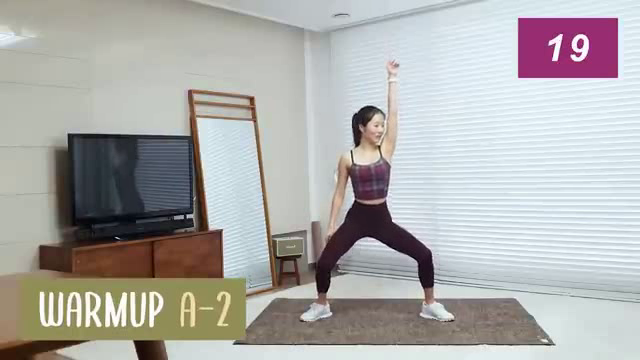
#> input picture frame 63 of youtube_extract/download/sub_sample/41~62_A-2.mp4, 640 x 360 px
$ jupyter execute 2.video_recording.ipynb
#> lines starting #> are read from the running program, lines starting #| are printed output that depends on the picture
[cell 1]
import cv2

# 저장된 비디오 파일 경로
video_path = 'C:/Users/user/bagel_seoul/youtube_extract/download/sub_sample/41~62_A-2.mp4'

# 비디오 파일 불러오기
video_capture = cv2.VideoCapture(video_path)

# 웹캠 설정
webcam_capture = cv2.VideoCapture(0)

# 비디오 저장 설정
fourcc = cv2.VideoWriter_fourcc(*'XVID')
out = cv2.VideoWriter('output.avi', fourcc, 20.0, (640, 480))

while True:
    # 저장된 비디오 읽기
    ret1, frame1 = video_capture.read()
#> frame1 is the input picture: shape (360, 640, 3); mean B, G, R 171.2, 173.1, 174
    # 웹캠에서 프레임 읽기
    ret2, frame2 = webcam_capture.read()

    if ret1:
        cv2.imshow('Stored Video', frame1)
    if ret2:
        cv2.imshow('Webcam', frame2)
        out.write(frame2)  # 웹캠 프레임 저장

    # 'q' 키를 누르면 종료
    if cv2.waitKey(1) & 0xFF == ord('q'):
#> (key q is pressed here)
        break

# 모든 창 닫기
video_capture.release()
webcam_capture.release()
out.release()
cv2.destroyAllWindows()

[cell 2]
import cv2

# 저장된 비디오 파일 경로
video_path = 'C:/Users/user/bagel_seoul/youtube_extract/download/sub_sample/41~62_A-2.mp4'

# 비디오 파일 불러오기
video_capture = cv2.VideoCapture(video_path)

# 웹캠 설정
webcam_capture = cv2.VideoCapture(0)

# 비디오 파일의 너비와 높이 가져오기
frame_width = int(video_capture.get(cv2.CAP_PROP_FRAME_WIDTH))
frame_height = int(video_capture.get(cv2.CAP_PROP_FRAME_HEIGHT))

# 웹캠 프레임 크기 설정
webcam_capture.set(cv2.CAP_PROP_FRAME_WIDTH, frame_width)
webcam_capture.set(cv2.CAP_PROP_FRAME_HEIGHT, frame_height)

fps = video_capture.get(cv2.CAP_PROP_FPS)

# 비디오 저장 설정
fourcc = cv2.VideoWriter_fourcc(*'XVID')
out_combined = cv2.VideoWriter('output_combined.avi', fourcc, fps, (frame_width * 2, frame_height))
out_webcam = cv2.VideoWriter('output_webcam.avi', fourcc, fps, (frame_width, frame_height))

while True:
    # 저장된 비디오 읽기
    ret1, frame1 = video_capture.read()
    # 웹캠에서 프레임 읽기
    ret2, frame2 = webcam_capture.read()
    # 좌우 반전
    if ret2:
        frame2 = cv2.flip(frame2, 1)
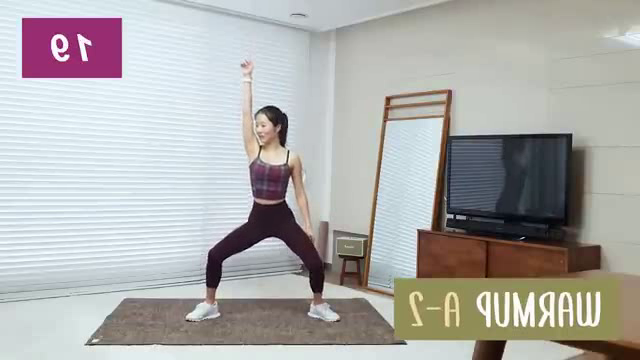
#> frame2: shape (360, 640, 3); mean B, G, R 171.2, 173.1, 174
    if ret1 and ret2:
        # 좌우로 프레임 합치기
        combined_frame = cv2.hconcat([frame2, frame1])
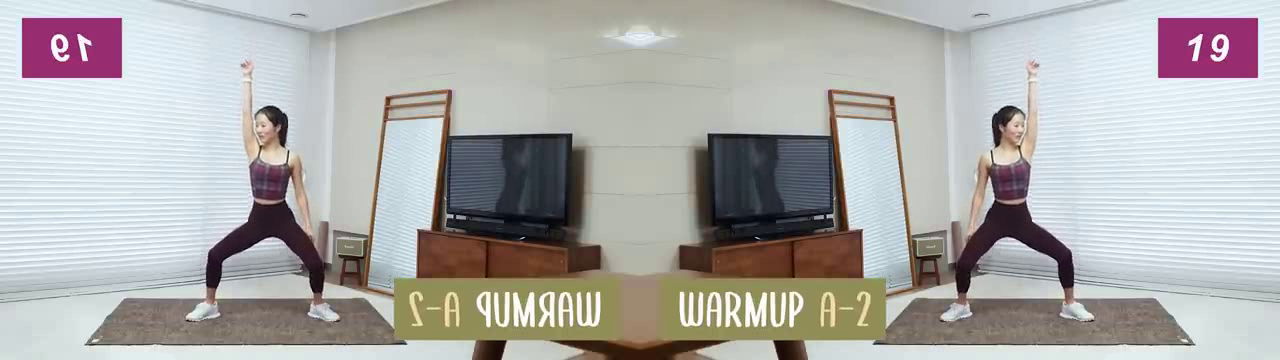
#> combined_frame: shape (360, 1280, 3); mean B, G, R 171.2, 173.1, 174

        # 합쳐진 프레임과 웹캠 프레임 보여주기
        cv2.imshow('Combined Video', combined_frame)
        cv2.imshow('Webcam', frame2)

        # 비디오 저장
        out_combined.write(combined_frame)
        out_webcam.write(frame2)

    # 'q' 키를 누르면 종료
    if cv2.waitKey(1) & 0xFF == ord('q'):
#> (key q is pressed here)
        break

# 모든 창 닫기
video_capture.release()
webcam_capture.release()
out_combined.release()
out_webcam.release()
cv2.destroyAllWindows()

$ run again, starting later in the video
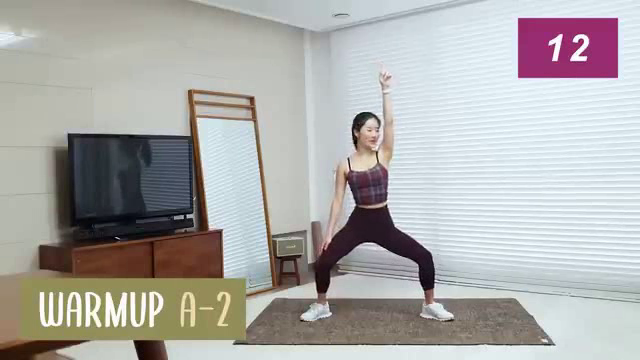
#> input picture frame 283 of youtube_extract/download/sub_sample/41~62_A-2.mp4, 640 x 360 px
#> frame1 is the input picture: shape (360, 640, 3); mean B, G, R 170.1, 172.1, 173.2
#> `frame2 = cv2.flip(frame2, 1)`:
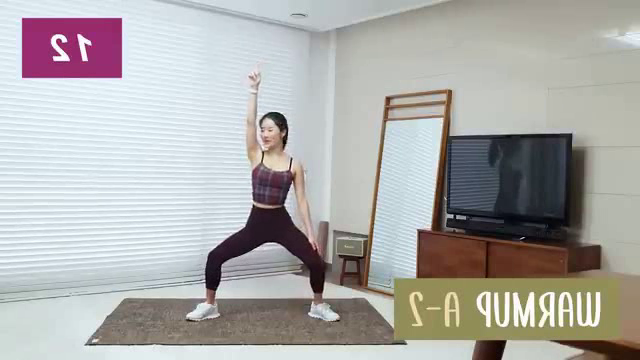
#> frame2: shape (360, 640, 3); mean B, G, R 170.1, 172.1, 173.2
#> `combined_frame = cv2.hconcat([frame2, frame1])`:
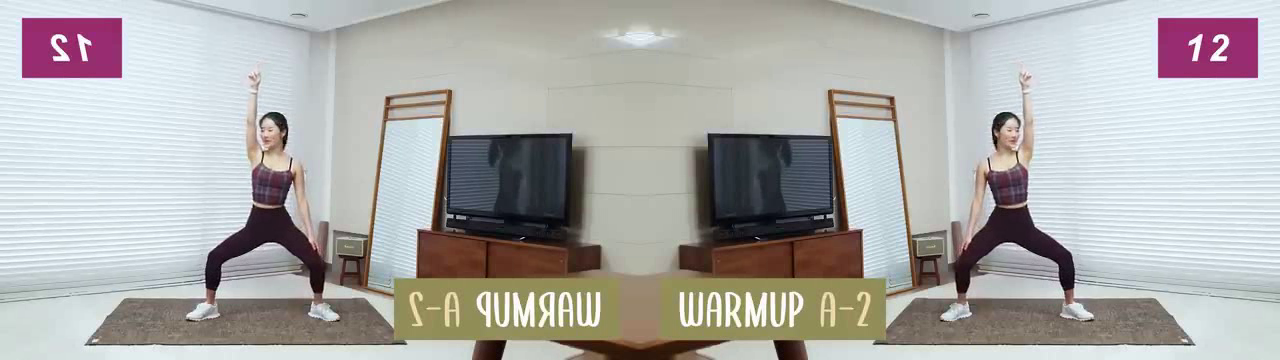
#> combined_frame: shape (360, 1280, 3); mean B, G, R 170.1, 172.1, 173.2

$ run again, starting later in the video
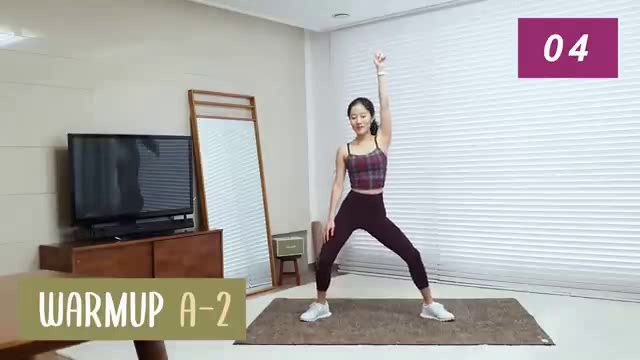
#> input picture frame 504 of youtube_extract/download/sub_sample/41~62_A-2.mp4, 640 x 360 px
#> frame1 is the input picture: shape (360, 640, 3); mean B, G, R 170.2, 172.5, 174.1
#> `frame2 = cv2.flip(frame2, 1)`:
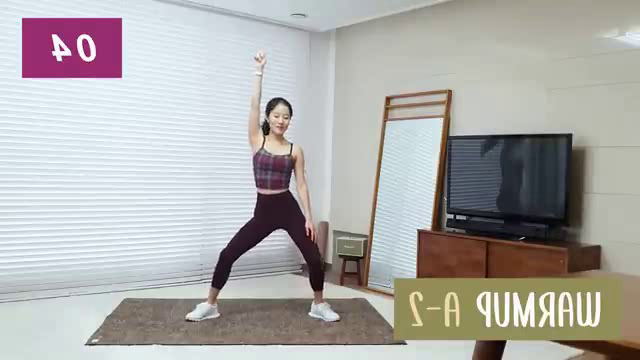
#> frame2: shape (360, 640, 3); mean B, G, R 170.2, 172.5, 174.1
#> `combined_frame = cv2.hconcat([frame2, frame1])`:
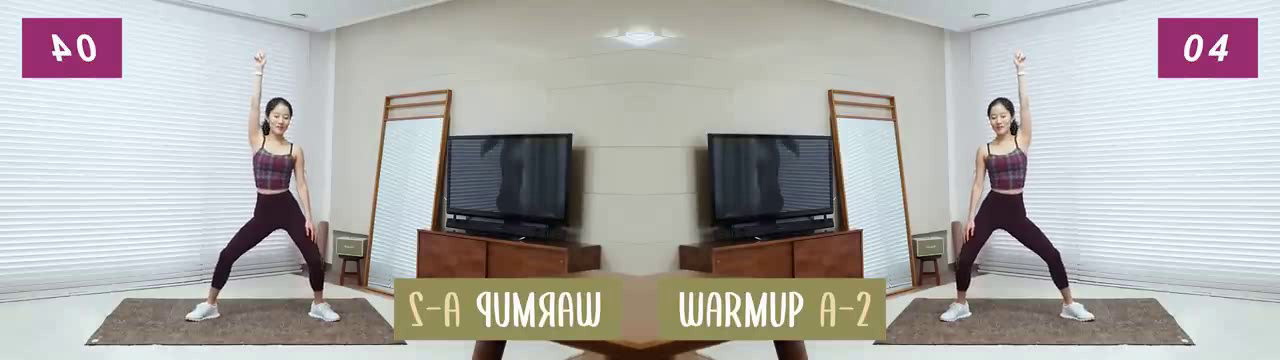
#> combined_frame: shape (360, 1280, 3); mean B, G, R 170.2, 172.5, 174.1
